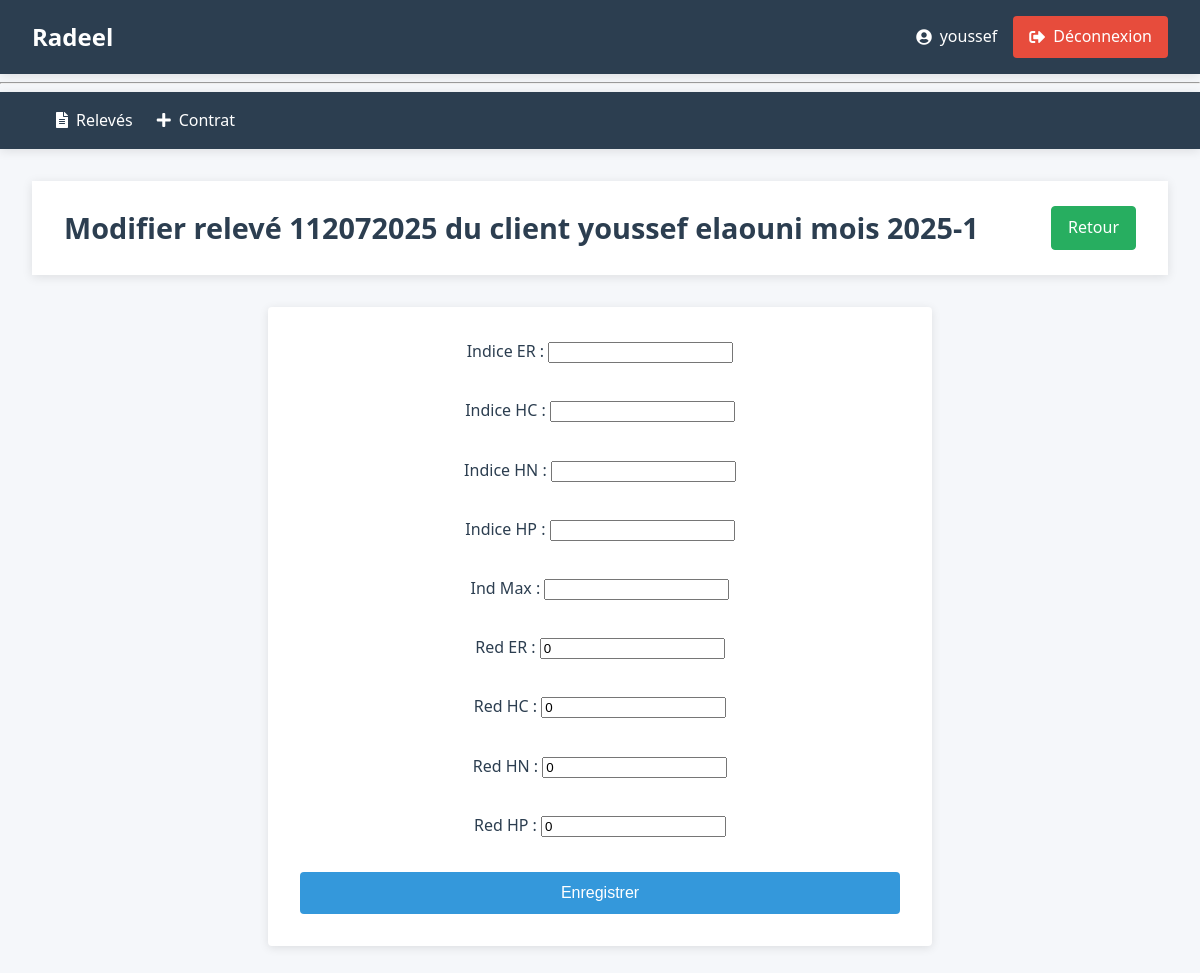
/112072025/modifier (signed in), run on the app's committed database.
### tables this page shows
CREATE TABLE user (
  id INTEGER PRIMARY KEY AUTOINCREMENT,
  username TEXT UNIQUE NOT NULL,
  password TEXT NOT NULL
);

CREATE TABLE releves (
    id TEXT PRIMARY KEY NOT NULL,
    Nr_contrat INTEGER NOT NULL,
    mois INTEGER CHECK (mois BETWEEN 1 AND 12),
    annee INTEGER ,
    IER INTEGER CHECK(IER >= 0),-- Indicateur d'energie reactif
    IEA_HC INTEGER CHECK(IEA_HC >= 0),-- Indicateur d'energie active en heures creuses
    IEA_HN INTEGER CHECK(IEA_HN >= 0),-- Indicateur d'energie active en heures normales
    IEA_HP INTEGER CHECK(IEA_HP >= 0),-- Indicateur d'energie active en heures pleines
    RED_ER INTEGER DEFAULT 0,--Redressement d'energie reactif
    RED_EA_HC INTEGER DEFAULT 0,--Redressement d'energie active en heures creuses
    RED_EA_HN INTEGER DEFAULT 0,--Redressement d'energie active en heures normales
    RED_EA_HP INTEGER DEFAULT 0 ,--Redressement d'energie active en heures pleines
    IMAX INTEGER CHECK(IMAX >= 0),--Indicateur de maximum KW
    FOREIGN KEY (Nr_contrat) REFERENCES contrats(Nr_contrat) ON DELETE CASCADE
    --UNIQUE(Nr_contrat, mois, annee) -- Assure qu'il n'y a qu'un relevé par mois et par contrat
);

CREATE TABLE contrats (
    Nr_contrat INTEGER PRIMARY KEY ,
    nom_abonne TEXT NOT NULL,
    Adresse TEXT NOT NULL,
    date_contrat DATE NOT NULL DEFAULT CURRENT_DATE,
    Secteur INTEGER NOT NULL,
    Puissance_souscrite INTEGER NOT NULL CHECK(Puissance_souscrite > 0),
    Puissance_installee INTEGER NOT NULL CHECK(Puissance_installee > 0),
    type_installation INTEGER NOT NULL CHECK(type_installation IN (1, 2, 12)),
    statut TEXT NOT NULL DEFAULT 'actif' CHECK(statut IN ('actif', 'resile', 'suspendu'))
);

### radeel/releve.py (the view, shortened to what this page needs)
@br.route("/<id>/modifier", methods=["GET", "POST"])
def modifier(id):
    db = get_db()
    releve = db.execute("""
        SELECT r.*, c.nom_abonne
        FROM releves r
        JOIN contrats c ON c.Nr_contrat = r.Nr_contrat
        WHERE r.id= ? """, (id,)).fetchone()
    if  releve is None:
        flash("Relevé non trouvé.", "error")
        return redirect(url_for('releve.index'))
    mois = f"{releve['annee']}-{releve['mois']}"
    return render_template('releves/modifier.html', releve = releve , mois=mois)

### radeel/auth.py (called while the page is built)
@bp.before_app_request
def load_logged_in_user():
    user_id = session.get('user_id')
    if user_id is None:
        g.user = None
    else:
        g.user = get_db().execute(
            'SELECT * FROM user WHERE id = ?', (user_id,)
        ).fetchone()

def login_required(view):
    @functools.wraps(view)
    def wrapped_view(**kwargs):
        if g.user is None:
            return redirect(url_for('auth.login'))
        return view(**kwargs)
    return wrapped_view

### radeel/db.py (called while the page is built)
def get_db():
    if 'db' not in g:
        g.db = sqlite3.connect(
            current_app.config['DATABASE'],
            detect_types=sqlite3.PARSE_DECLTYPES
        )
        g.db.execute("PRAGMA foreign_keys = ON;")
        g.db.row_factory = sqlite3.Row
    return g.db

### radeel/releve.py (called while the page is built)
@br.before_request
@login_required
def before_request():
    pass

### radeel/templates/releves/modifier.html
{% extends 'base.html' %}
{% block header %}
    <h1>Modifier relevé {{ releve.id }} du client {{ releve.nom_abonne }} mois {{ mois }}</h1>
    <a href="{{ url_for('releve.afficher', mois=mois) }}" class="btn btn-success">Retour </a>
{% endblock %}
{% block content %}
    <form style="text-align: center;" method="post">
        <label>Indice ER : <input type="number" name="indice_ER" value="{{ releve.IER or '' }}" ></label><br>
        <label>Indice HC : <input type="number" name="indice_HC" value="{{ releve.IEA_HC or '' }}" ></label><br>
        <label>Indice HN : <input type="number" name="indice_HN" value="{{ releve.IEA_HN or '' }}" ></label><br>
        <label>Indice HP : <input type="number" name="indice_HP" value="{{ releve.IEA_HP or '' }}" ></label><br>
        <label>Ind Max : <input type="number" name="Indic_max" value="{{ releve.IMax or '' }}"></label><br>
        <label>Red ER : <input type="number" name="Red_ER" value="{{ releve.Red_ER or '0' }}" ></label><br>
        <label>Red HC : <input type="number" name="Red_HC" value="{{ releve.Red_EA_HC or '0' }}" ></label><br>
        <label>Red HN : <input type="number" name="Red_HN" value="{{ releve.Red_EA_HN or '0' }}" ></label><br>
        <label>Red HP : <input type="number" name="Red_HP" value="{{ releve.Red_EA_HP or '0' }}" ></label><br>
        <button type="submit">Enregistrer</button>
    </form>
{% endblock %}

### radeel/templates/base.html (shortened to what this page needs)
<!doctype html>
<html lang="fr">
<head>
    <link rel="stylesheet" href="{{ url_for('static', filename='style.css') }}">
    <link rel="stylesheet" href="https://cdnjs.cloudflare.com/ajax/libs/font-awesome/5.15.4/css/all.min.css">
</head>
<body>
    <nav class="navbar">
        <div class="navbar-container">
            <h1 class="logo">Radeel</h1>
            <ul class="nav-links">
                {% if g.user %}
                    <li class="user-info">
                        <span class="username"><i class="fas fa-user-circle"></i> {{ g.user['username'] }}</span>
                        <a href="{{ url_for('auth.logout') }}" class="logout-btn">
                            <i class="fas fa-sign-out-alt"></i> Déconnexion
                        </a>
                    </li>
                {% else %}
                    <li><a href="{{ url_for('auth.register') }}" class="nav-link"><i class="fas fa-sign-in-alt"></i> Register</a></li>
                    <li><a href="{{ url_for('auth.login') }}" class="nav-link"><i class="fas fa-sign-in-alt"></i> Connexion</a></li>
                {% endif %}
            </ul>
        </div>
    </nav>
    <hr>
    <nav class="navbar">
        <div class="navbar-container">
            <ul class="nav-links">
                <li><a href="{{ url_for('releve.index') }}" class="nav-link"><i class="fas fa-file-alt"></i> Relevés</a></li>
                <li><a href="{{ url_for('contrat.contrat_index') }}" class="nav-link"><i class="fas fa-plus"></i> Contrat</a></li>
            </ul>
        </div>
    </nav>
    <main class="main-content">
        <div class="container">
            <header class="page-header">
                {% block header %}{% endblock %}
            </header>
            {% block content %}{% endblock %}
        </div>
    </main>
</body>
</html>

### radeel/static/style.css (style rules this page uses)
:root { --primary-color: #2c3e50; --secondary-color: #3498db; --accent-color: #e74c3c; --light-color: #ecf0f1; --dark-color: #2c3e50; --success-color: #27ae60; --warning-color: #f39c12; --text-color: #333; --text-light: #95a5a6; --border-radius: 4px; --box-shadow: 0 2px 10px rgba(0, 0, 0, 0.1); --transition: all 0.3s ease; }
body { font-family: 'Segoe UI', Tahoma, Geneva, Verdana, sans-serif; line-height: 1.6; color: var(--text-color); background-color: #f5f7fa; padding: 0; margin: 0; }
header { background-color: white; padding: 1.5rem 2rem; margin-bottom: 2rem; box-shadow: var(--box-shadow); display: flex; justify-content: space-between; align-items: center; }
header h1 { margin: 0; color: var(--dark-color); font-size: 1.8rem; }
.btn { display: inline-block; padding: 0.5rem 1rem; border-radius: var(--border-radius); text-decoration: none; font-weight: 500; transition: all 0.3s ease; }
.btn-success { background-color: var(--success-color); color: white; border: 1px solid var(--success-color); }
body { font-family: 'Segoe UI', Tahoma, Geneva, Verdana, sans-serif; line-height: 1.6; color: var(--text-color); background-color: #f5f7fa; margin: 0; padding: 0; min-height: 100vh; }
.navbar { background-color: var(--primary-color); color: white; padding: 1rem 0; box-shadow: var(--box-shadow); }
.navbar-container { display: flex; justify-content: space-between; align-items: center; max-width: 1200px; margin: 0 auto; padding: 0 2rem; }
.logo { margin: 0; font-size: 1.5rem; font-weight: 700; color: white; }
.nav-links { display: flex; list-style: none; margin: 0; padding: 0; align-items: center; }
.nav-links li { margin-left: 1.5rem; }
.nav-link { color: white; text-decoration: none; font-weight: 500; transition: var(--transition); display: flex; align-items: center; gap: 0.5rem; }
.user-info { display: flex; align-items: center; gap: 1rem; }
.username { display: flex; align-items: center; gap: 0.5rem; }
.logout-btn { background-color: var(--accent-color); color: white; padding: 0.5rem 1rem; border-radius: var(--border-radius); text-decoration: none; transition: var(--transition); display: flex; align-items: center; gap: 0.5rem; }
.main-content { padding: 2rem 0; }
.container { max-width: 1200px; margin: 0 auto; padding: 0 2rem; }
.page-header { margin-bottom: 2rem; display: flex; justify-content: space-between; align-items: center; }
form { background-color: white; padding: 2rem; border-radius: var(--border-radius); box-shadow: var(--box-shadow); max-width: 600px; margin: 0 auto; }
form label { display: block; margin-bottom: 0.5rem; font-weight: 500; color: var(--dark-color); }
form button[type="submit"] { background-color: var(--secondary-color); color: white; border: none; padding: 0.75rem 1.5rem; border-radius: var(--border-radius); font-size: 1rem; cursor: pointer; transition: var(--transition); display: block; width: 100%; }

### data on the page
user: user.username "youssef"
releves: id "112072025", Red_ER "0", Red_HC "0", Red_HN "0", Red_HP "0"
contrats: nom_abonne "youssef elaouni"

### other printed values
{{ mois }} "2025-1"
